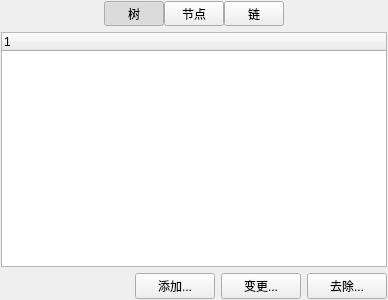
<?xml version="1.0" encoding="UTF-8"?>
<ui version="4.0">
 <class>CClassAttributesEditorUI</class>
 <widget class="QWidget" name="CClassAttributesEditorUI">
  <property name="geometry">
   <rect>
    <x>0</x>
    <y>0</y>
    <width>388</width>
    <height>300</height>
   </rect>
  </property>
  <property name="windowTitle">
   <string>Custom Attributes</string>
  </property>
  <layout class="QVBoxLayout" name="verticalLayout">
   <property name="leftMargin">
    <number>1</number>
   </property>
   <property name="topMargin">
    <number>1</number>
   </property>
   <property name="rightMargin">
    <number>1</number>
   </property>
   <property name="bottomMargin">
    <number>1</number>
   </property>
   <item>
    <layout class="QHBoxLayout" name="horizontalLayout_2">
     <property name="spacing">
      <number>0</number>
     </property>
     <item>
      <spacer name="horizontalSpacer_3">
       <property name="orientation">
        <enum>Qt::Horizontal</enum>
       </property>
       <property name="sizeType">
        <enum>QSizePolicy::Expanding</enum>
       </property>
       <property name="sizeHint" stdset="0">
        <size>
         <width>0</width>
         <height>0</height>
        </size>
       </property>
      </spacer>
     </item>
     <item>
      <widget class="QToolButton" name="GraphButton">
       <property name="sizePolicy">
        <sizepolicy hsizetype="Fixed" vsizetype="Preferred">
         <horstretch>0</horstretch>
         <verstretch>0</verstretch>
        </sizepolicy>
       </property>
       <property name="minimumSize">
        <size>
         <width>60</width>
         <height>23</height>
        </size>
       </property>
       <property name="statusTip">
        <string>Edit graph attributes</string>
       </property>
       <property name="text">
        <string>树</string>
       </property>
       <property name="icon">
        <iconset resource="commonui.qrc">
         <normaloff>:/Icons/Graph</normaloff>:/Icons/Graph</iconset>
       </property>
       <property name="iconSize">
        <size>
         <width>20</width>
         <height>20</height>
        </size>
       </property>
       <property name="checkable">
        <bool>true</bool>
       </property>
       <property name="checked">
        <bool>true</bool>
       </property>
       <property name="autoExclusive">
        <bool>true</bool>
       </property>
       <property name="toolButtonStyle">
        <enum>Qt::ToolButtonTextBesideIcon</enum>
       </property>
      </widget>
     </item>
     <item>
      <widget class="QToolButton" name="NodeButton">
       <property name="sizePolicy">
        <sizepolicy hsizetype="Fixed" vsizetype="Preferred">
         <horstretch>0</horstretch>
         <verstretch>0</verstretch>
        </sizepolicy>
       </property>
       <property name="minimumSize">
        <size>
         <width>60</width>
         <height>23</height>
        </size>
       </property>
       <property name="statusTip">
        <string>Edit default node attributes</string>
       </property>
       <property name="text">
        <string>节点</string>
       </property>
       <property name="icon">
        <iconset resource="commonui.qrc">
         <normaloff>:/Icons/Node-Disc</normaloff>:/Icons/Node-Disc</iconset>
       </property>
       <property name="iconSize">
        <size>
         <width>20</width>
         <height>20</height>
        </size>
       </property>
       <property name="checkable">
        <bool>true</bool>
       </property>
       <property name="autoExclusive">
        <bool>true</bool>
       </property>
       <property name="toolButtonStyle">
        <enum>Qt::ToolButtonTextBesideIcon</enum>
       </property>
      </widget>
     </item>
     <item>
      <widget class="QToolButton" name="EdgeButton">
       <property name="sizePolicy">
        <sizepolicy hsizetype="Fixed" vsizetype="Preferred">
         <horstretch>0</horstretch>
         <verstretch>0</verstretch>
        </sizepolicy>
       </property>
       <property name="minimumSize">
        <size>
         <width>60</width>
         <height>23</height>
        </size>
       </property>
       <property name="statusTip">
        <string>Edit default edge attributes</string>
       </property>
       <property name="text">
        <string>链</string>
       </property>
       <property name="icon">
        <iconset resource="commonui.qrc">
         <normaloff>:/Icons/Edge-Undirected</normaloff>:/Icons/Edge-Undirected</iconset>
       </property>
       <property name="iconSize">
        <size>
         <width>20</width>
         <height>20</height>
        </size>
       </property>
       <property name="checkable">
        <bool>true</bool>
       </property>
       <property name="autoExclusive">
        <bool>true</bool>
       </property>
       <property name="toolButtonStyle">
        <enum>Qt::ToolButtonTextBesideIcon</enum>
       </property>
      </widget>
     </item>
     <item>
      <spacer name="horizontalSpacer_2">
       <property name="orientation">
        <enum>Qt::Horizontal</enum>
       </property>
       <property name="sizeType">
        <enum>QSizePolicy::Expanding</enum>
       </property>
       <property name="sizeHint" stdset="0">
        <size>
         <width>0</width>
         <height>0</height>
        </size>
       </property>
      </spacer>
     </item>
    </layout>
   </item>
   <item>
    <widget class="CPropertyEditorUIBase" name="Editor"/>
   </item>
   <item>
    <layout class="QHBoxLayout" name="horizontalLayout">
     <item>
      <spacer name="horizontalSpacer">
       <property name="orientation">
        <enum>Qt::Horizontal</enum>
       </property>
       <property name="sizeHint" stdset="0">
        <size>
         <width>40</width>
         <height>20</height>
        </size>
       </property>
      </spacer>
     </item>
     <item>
      <widget class="QPushButton" name="AddButton">
       <property name="statusTip">
        <string>Add new custom attribute for the selected items</string>
       </property>
       <property name="text">
        <string>添加...</string>
       </property>
      </widget>
     </item>
     <item>
      <widget class="QPushButton" name="ChangeButton">
       <property name="statusTip">
        <string>Change selected attribute's id and type</string>
       </property>
       <property name="text">
        <string>变更...</string>
       </property>
      </widget>
     </item>
     <item>
      <widget class="QPushButton" name="RemoveButton">
       <property name="statusTip">
        <string>Remove the attribute from the selected items</string>
       </property>
       <property name="text">
        <string>去除...</string>
       </property>
      </widget>
     </item>
    </layout>
   </item>
  </layout>
 </widget>
 <customwidgets>
  <customwidget>
   <class>CPropertyEditorUIBase</class>
   <extends>QTreeWidget</extends>
   <header location="global">CPropertyEditorUIBase.h</header>
  </customwidget>
 </customwidgets>
 <tabstops>
  <tabstop>GraphButton</tabstop>
  <tabstop>NodeButton</tabstop>
  <tabstop>EdgeButton</tabstop>
  <tabstop>Editor</tabstop>
  <tabstop>AddButton</tabstop>
  <tabstop>ChangeButton</tabstop>
  <tabstop>RemoveButton</tabstop>
 </tabstops>
 <resources>
  <include location="commonui.qrc"/>
 </resources>
 <connections/>
</ui>
